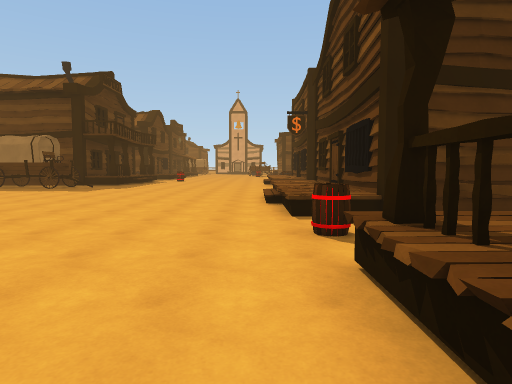
View 1 (above)

24 first-person views from a walk through a scene from a Unity 3-D project. The camera is 1.5 m above the floor, tilts 4° down and sees 75° across. The floor is counted in squares, 2 m on a side. Each view is taken from the middle of a square. On the plan, view 1 faces up. The plan holds only what a view shows up to about 11 squares ahead; the rest is blank. The place goes on beyond the plan.

View 2
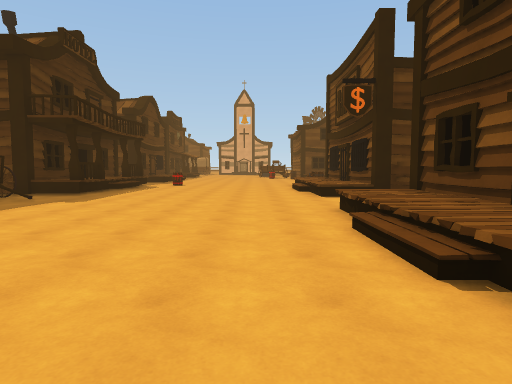

View 3
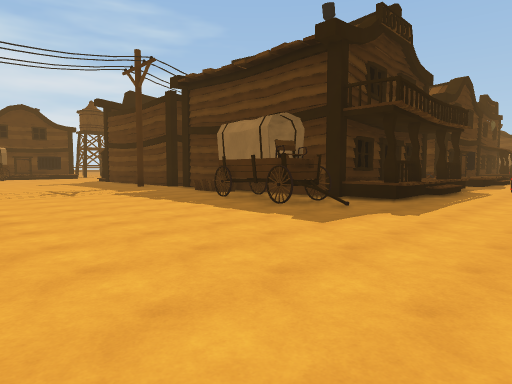

View 4
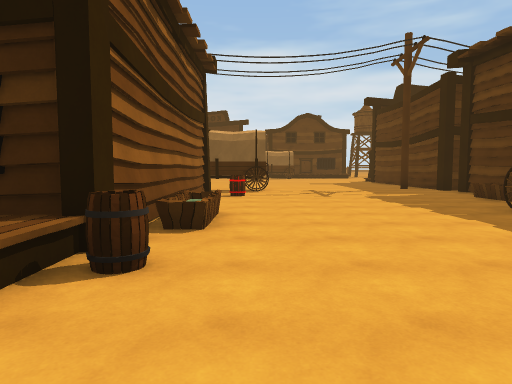

View 5
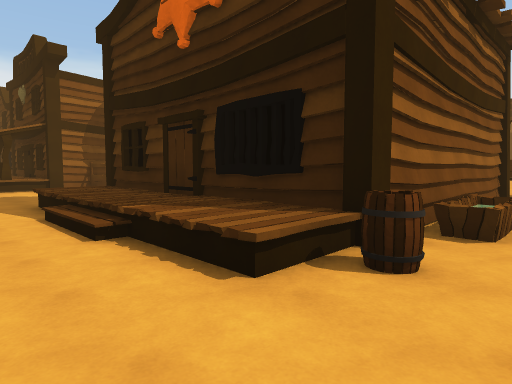

View 6
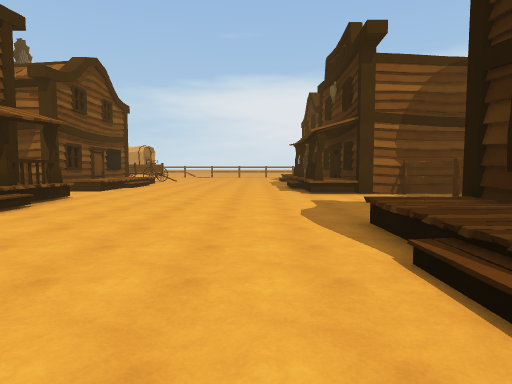

View 7
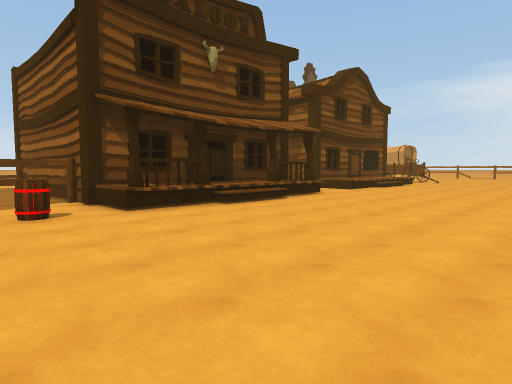

View 8
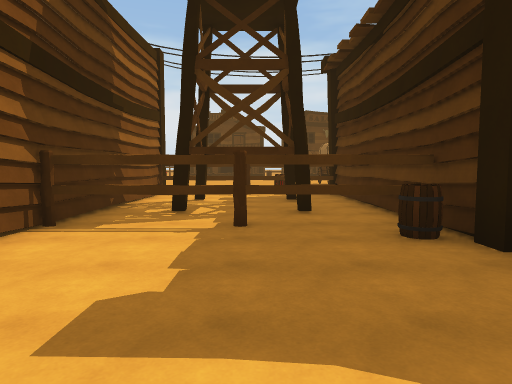

View 9
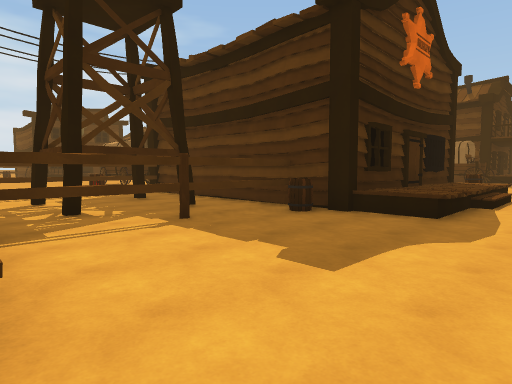

View 10
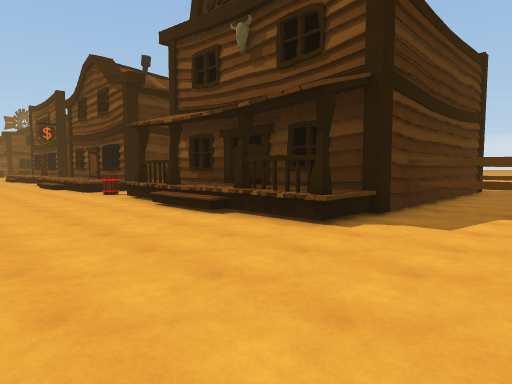

View 11
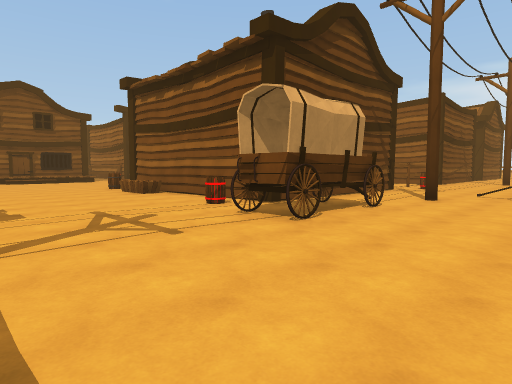

View 12
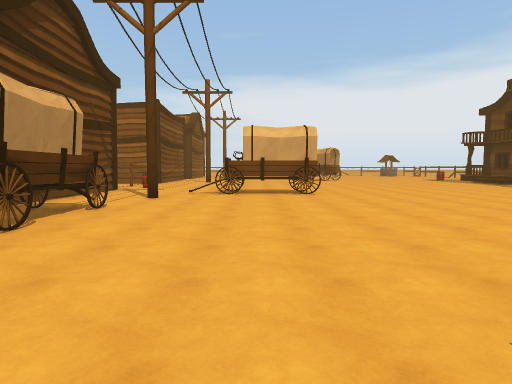

View 13
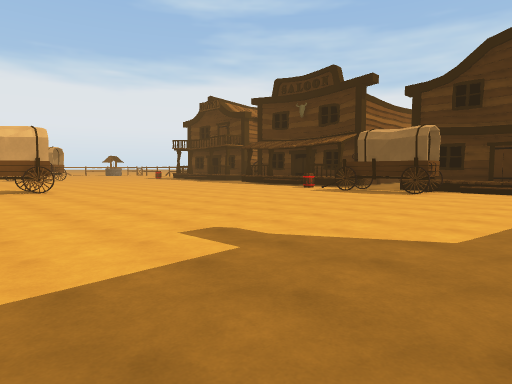

View 14
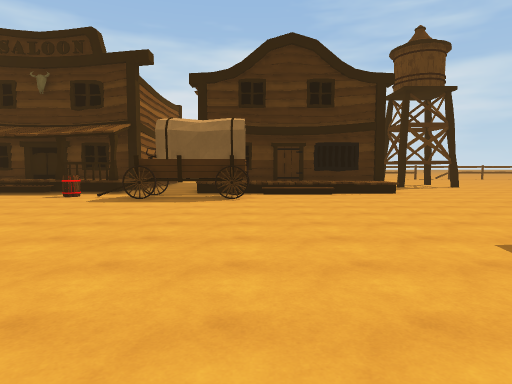

View 15
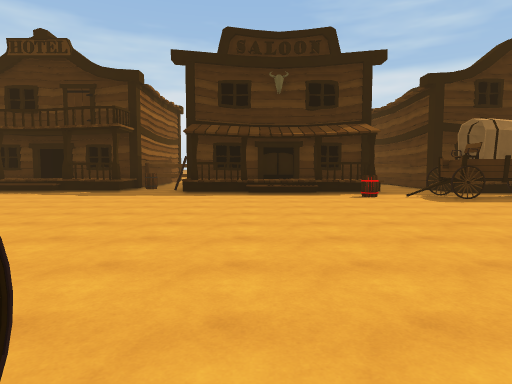

View 16
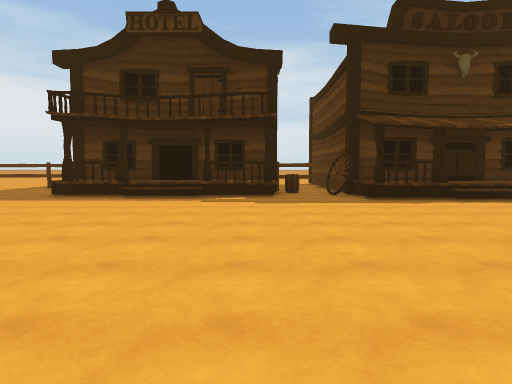

View 17
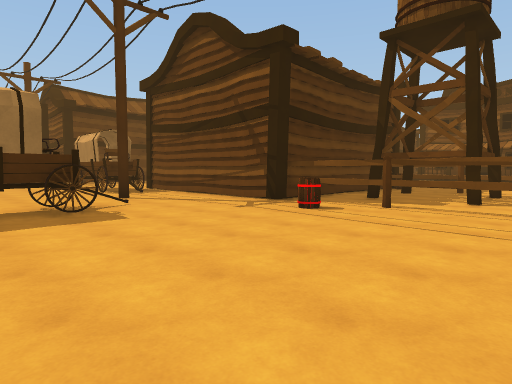

View 18
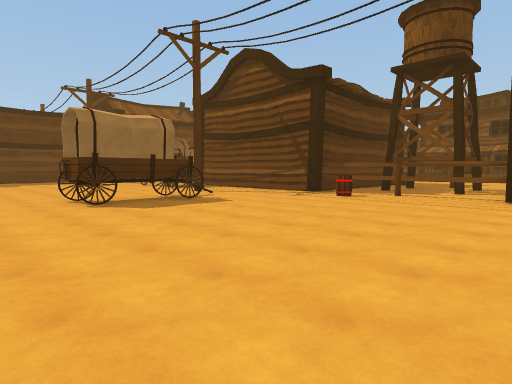

View 19
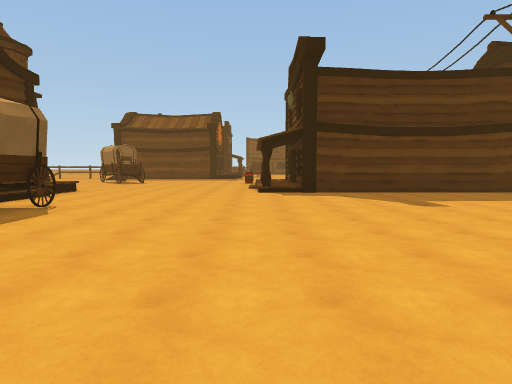

View 20
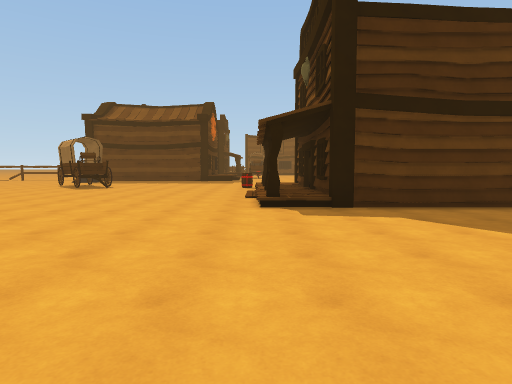

View 21
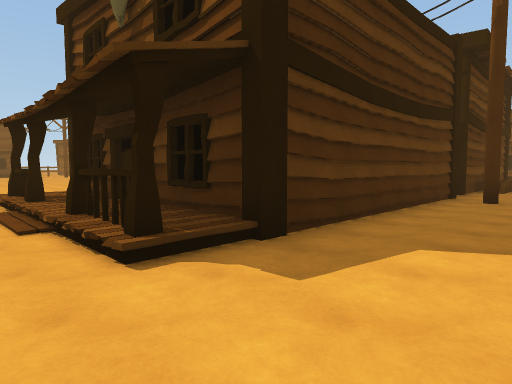

View 22
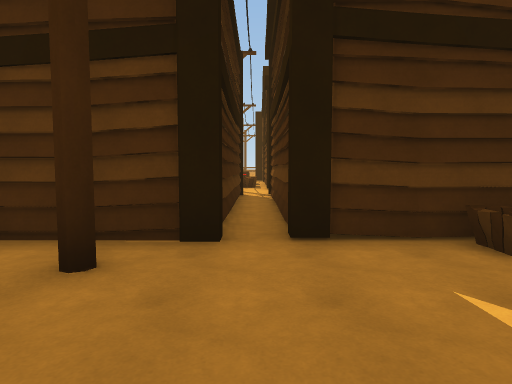

View 23
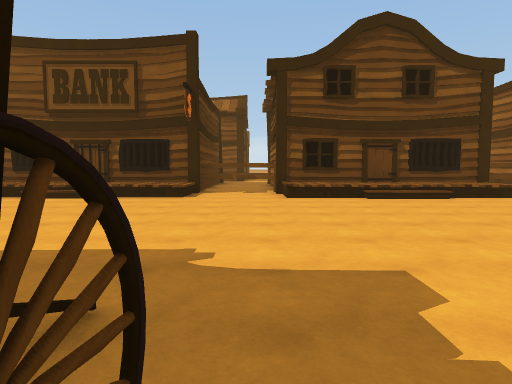

View 24
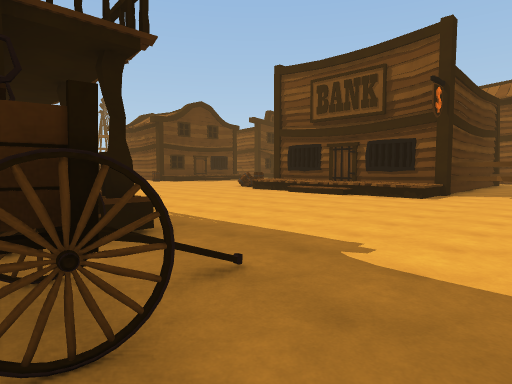

### Floor plan
Key: @ floor where view 1 was taken; # wall or solid block; . main floor; : floor 0.5 m higher than the main floor; + floor 0.75 m higher than the main floor; / step, stairs or slope; = window, fence, low wall or low ledge; v drop or lower ground; B building; A barrel; T tower; W wheel; O other object.
Columns run from 31 left of view 1 to 6 right of it. Each row starts with its distance up from view 1.
 19 .......B B     B.B     B B.....  B
 18 ......./ B     B.B     B /...... B
 17 ......./ B     B.B     B /...... B
 16 .......B B     B.B    BB B...... B
 15  +...../:BBBBBBB.BBBBBBB+B......+B
 14  v................OOO#........../BBBB
 13  /.............#.....###..........#..
 12  /................................#
 11  /.O............................BBB
 10  .OO............................ B
  9 B.O............................/ B
  8  .OO...........OO............../ B
  7 BB.............OO.A...BB.A.....//B
  6  BA............OOBBBBBBBB+......+B
  5  B...............BBBB B B+.......B#B
  4  /...............B    BBB /.....A.#..
  3  /.............#.B      B /.......#BBB
  2  B........OOOO...B  B   B ......BBBBBB
  1 +B.........O.O...B  BB BB ......BB
  0 W.................BBBBBA.......@/B
 -1 ................A..T.T........../B
 -2 B.................=...=.........BB
 -3 B..................T.T..........BBBBBB
 -4 /.................=...=............BBB
 -5 /...... .........#BBBBBBBB.........=.
 -6 B....   .....       BB  BB....... BBBB

Where each view was taken, in squares from view 1:
view 1: 0 up, 0 right, facing up
view 2: 5 up, 1 left, facing up
view 3: 7 up, 3 left, facing up-left
view 4: 8 up, 4 left, facing left
view 5: 8 up, 4 left, facing down-left
view 6: 5 up, 4 left, facing down
view 7: 5 up, 5 left, facing down-right
view 8: 2 down, 4 left, facing left
view 9: 5 down, 4 left, facing up-left
view 10: 6 down, 3 left, facing up-right
view 11: 12 up, 19 left, facing down-right
view 12: 12 up, 19 left, facing down
view 13: 14 up, 18 left, facing down-left
view 14: 11 up, 20 left, facing left
view 15: 3 up, 20 left, facing left
view 16: 2 down, 22 left, facing left
view 17: 5 down, 20 left, facing up-right
view 18: 6 down, 23 left, facing up-right
view 19: 4 up, 24 left, facing up
view 20: 8 up, 24 left, facing up
view 21: 12 up, 25 left, facing up-right
view 22: 11 up, 15 left, facing up
view 23: 12 up, 8 left, facing right
view 24: 11 up, 8 left, facing up-right
